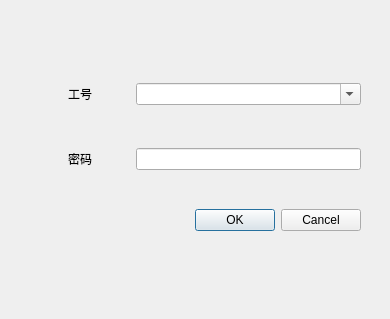
<?xml version="1.0" encoding="UTF-8"?>
<ui version="4.0">
 <class>user_tranrecord</class>
 <widget class="QMainWindow" name="user_tranrecord">
  <property name="geometry">
   <rect>
    <x>0</x>
    <y>0</y>
    <width>390</width>
    <height>319</height>
   </rect>
  </property>
  <property name="windowTitle">
   <string>交易记录</string>
  </property>
  <property name="styleSheet">
   <string notr="true">background-image: url(:/imagin/花5.bmp);</string>
  </property>
  <widget class="QWidget" name="centralwidget">
   <widget class="QWidget" name="gridLayoutWidget">
    <property name="geometry">
     <rect>
      <x>30</x>
      <y>50</y>
      <width>331</width>
      <height>211</height>
     </rect>
    </property>
    <layout class="QGridLayout" name="gridLayout">
     <item row="0" column="0">
      <widget class="QLabel" name="label">
       <property name="minimumSize">
        <size>
         <width>100</width>
         <height>30</height>
        </size>
       </property>
       <property name="maximumSize">
        <size>
         <width>100</width>
         <height>30</height>
        </size>
       </property>
       <property name="text">
        <string>工号</string>
       </property>
       <property name="alignment">
        <set>Qt::AlignCenter</set>
       </property>
      </widget>
     </item>
     <item row="2" column="0">
      <widget class="QLabel" name="label_2">
       <property name="minimumSize">
        <size>
         <width>100</width>
         <height>30</height>
        </size>
       </property>
       <property name="maximumSize">
        <size>
         <width>100</width>
         <height>30</height>
        </size>
       </property>
       <property name="text">
        <string>密码</string>
       </property>
       <property name="alignment">
        <set>Qt::AlignCenter</set>
       </property>
      </widget>
     </item>
     <item row="2" column="1">
      <widget class="QLineEdit" name="passward"/>
     </item>
     <item row="4" column="1">
      <widget class="QDialogButtonBox" name="Yesorno">
       <property name="standardButtons">
        <set>QDialogButtonBox::Cancel|QDialogButtonBox::Ok</set>
       </property>
      </widget>
     </item>
     <item row="0" column="1">
      <widget class="QComboBox" name="num">
       <property name="editable">
        <bool>true</bool>
       </property>
      </widget>
     </item>
    </layout>
   </widget>
  </widget>
 </widget>
 <resources/>
 <connections/>
</ui>
